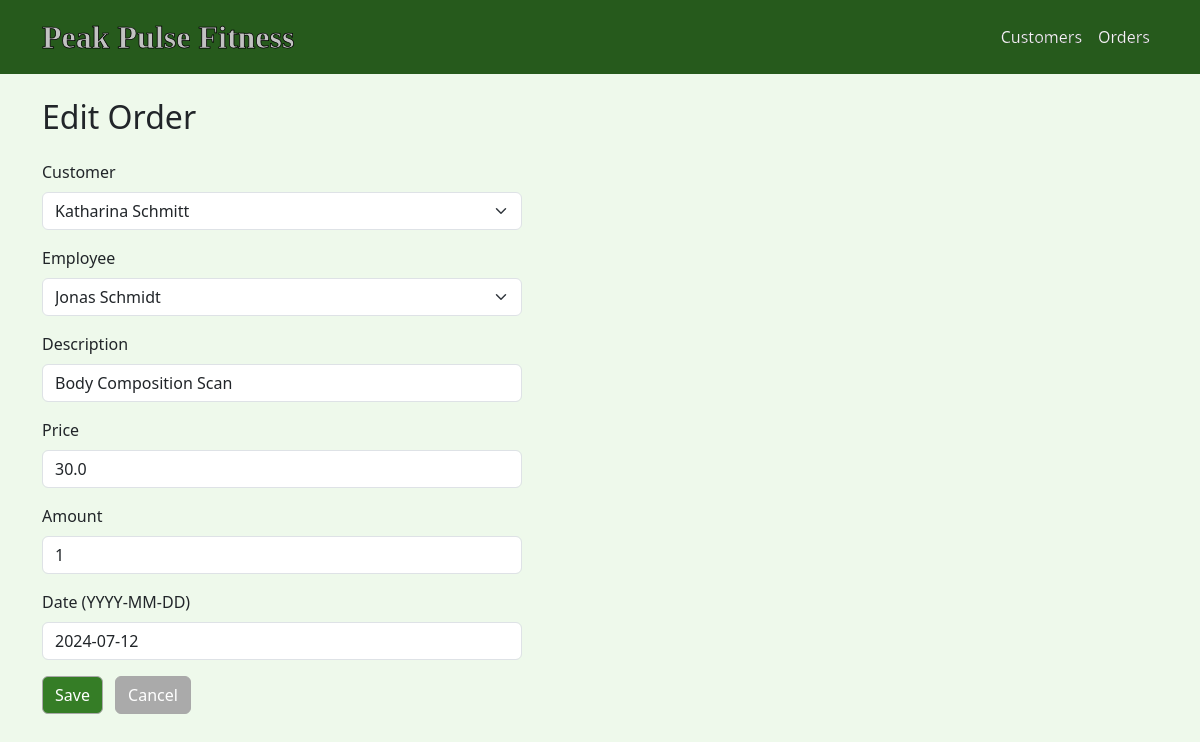
Page /orders/1/edit on the committed database.
### models.py (models this page shows)
class Order(db.Model):
    __tablename__ = 'Order_data'
    OrderID     = db.Column(db.Integer, primary_key=True)
    CustomerID  = db.Column(db.Integer, db.ForeignKey('Customer_data.CustomerID'), nullable=False)
    EmployeeID  = db.Column(db.Integer, db.ForeignKey('Employees_data.EmployeeID'), nullable=False)
    Description = db.Column(db.String, nullable=False)
    Price       = db.Column(db.Float, nullable=False)
    Amount      = db.Column(db.Integer, nullable=False)
    Date        = db.Column(db.String, nullable=False)
    customer = db.relationship('Customer', back_populates='orders')
    employee = db.relationship('Employee', back_populates='orders')

### routes.py (the view, shortened to what this page needs)
@app.route('/orders/<int:order_id>/edit', methods=['GET', 'POST'])
def order_edit(order_id):
    order = Order.query.get_or_404(order_id)
    form  = OrderForm(obj=order)
    _populate_order_choices(form)
    return render_template('orders/form.html', form=form, title='Edit Order')

### routes.py
class OrderForm(FlaskForm):
    CustomerID  = SelectField('Customer',    coerce=int, validators=[DataRequired()])
    EmployeeID  = SelectField('Employee',    coerce=int, validators=[DataRequired()])
    Description = StringField('Description', validators=[DataRequired()])
    Price       = FloatField('Price',        validators=[DataRequired()])
    Amount      = IntegerField('Amount',     validators=[DataRequired()])
    Date        = StringField('Date (YYYY-MM-DD)', validators=[DataRequired()])
    submit      = SubmitField('Save')

### routes.py (called while the page is built)
def _populate_order_choices(form):
    form.CustomerID.choices = [
        (c.CustomerID, f'{c.FirstName} {c.LastName}')
        for c in Customer.query.order_by(Customer.LastName).all()
    ]
    form.EmployeeID.choices = [
        (e.EmployeeID, f'{e.FirstName} {e.LastName}')
        for e in Employee.query.order_by(Employee.LastName).all()
    ]

### templates/orders/form.html (shortened to what this page needs)
{% extends 'base.html' %}
{% block content %}
<h2 class="mb-4">{{ title }}</h2>
<form method="post" novalidate style="max-width: 480px;">
    <div class="mb-3">
        {{ form.CustomerID.label(class="form-label") }}
        {{ form.CustomerID(class="form-select" + (" is-invalid" if form.CustomerID.errors else "")) }}
    </div>
    <div class="mb-3">
        {{ form.EmployeeID.label(class="form-label") }}
        {{ form.EmployeeID(class="form-select" + (" is-invalid" if form.EmployeeID.errors else "")) }}
    </div>
    <div class="mb-3">
        {{ form.Description.label(class="form-label") }}
        {{ form.Description(class="form-control" + (" is-invalid" if form.Description.errors else "")) }}
    </div>
    <div class="mb-3">
        {{ form.Price.label(class="form-label") }}
        {{ form.Price(class="form-control" + (" is-invalid" if form.Price.errors else "")) }}
    </div>
    <div class="mb-3">
        {{ form.Amount.label(class="form-label") }}
        {{ form.Amount(class="form-control" + (" is-invalid" if form.Amount.errors else "")) }}
    </div>
    <div class="mb-3">
        {{ form.Date.label(class="form-label") }}
        {{ form.Date(class="form-control" + (" is-invalid" if form.Date.errors else ""),
                     placeholder="YYYY-MM-DD") }}
    </div>
    {{ form.submit(class="btn btn-primary") }}
    <a href="{{ url_for('order_list') }}" class="btn btn-secondary ms-2">Cancel</a>
</form>
{% endblock %}

### templates/base.html (style rules this page uses)
.btn-secondary { background-color: #C2C2C2; border-color: #AAAAAA; }

### templates/orders/form.html (style rules this page uses)
body { background-color: #EEF9EB; }
.btn-primary { background-color: #357D26; border-color: darkgray; }
.btn-secondary { background-color: #AAAAAA; border-color: darkgray; }

### rows in the picture
Order: CustomerID "Katharina Schmitt", EmployeeID "Jonas Schmidt", Description "Body Composition Scan", Price "30.0", Amount "1", Date "2024-07-12"

### other values in the picture
{{ title }} "Edit Order"
